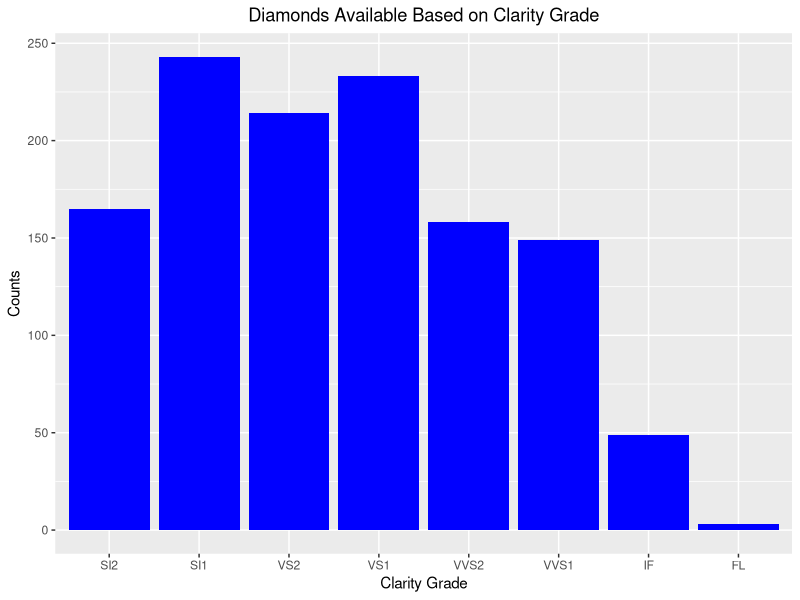
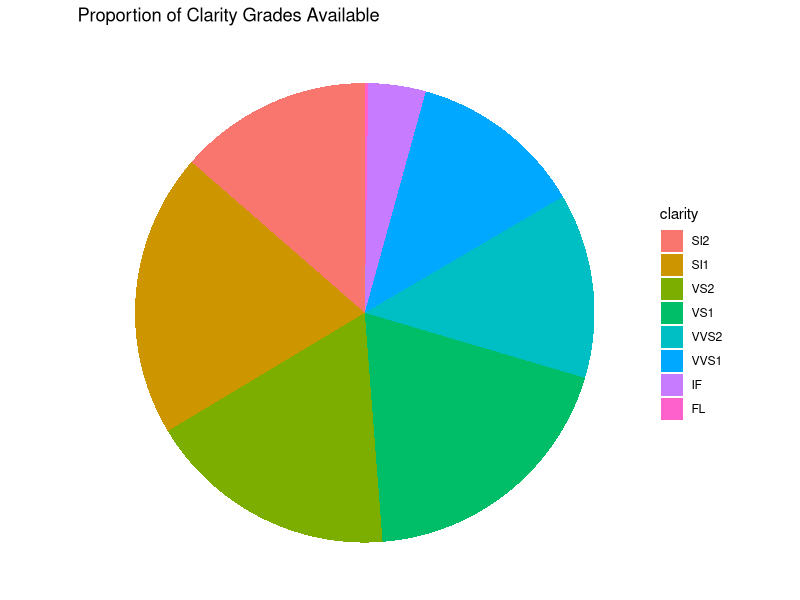
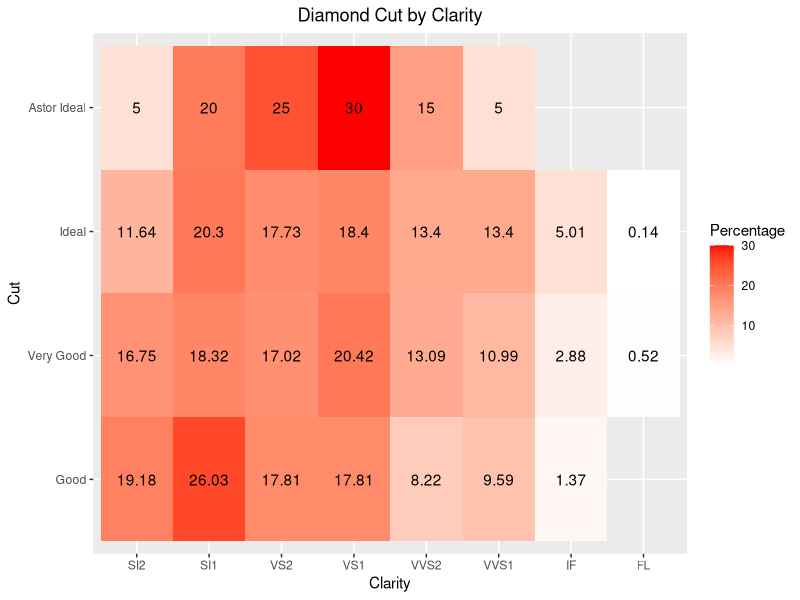
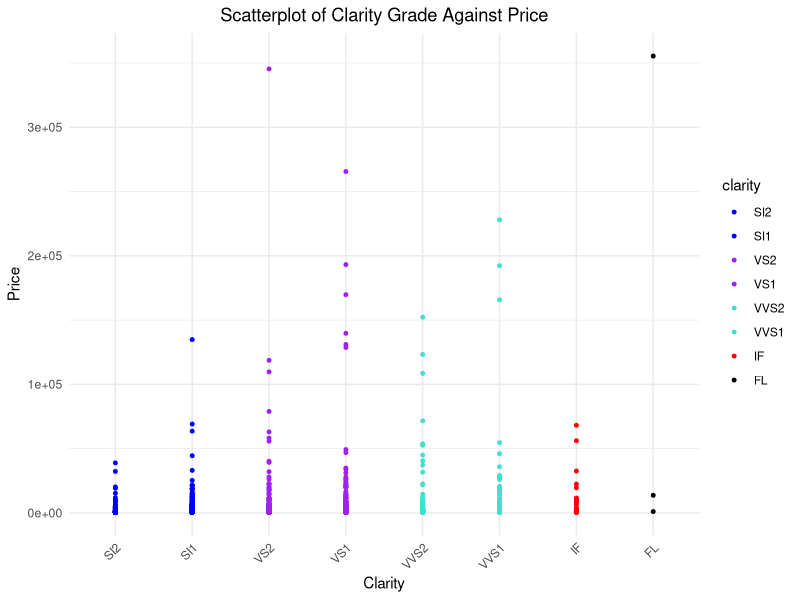
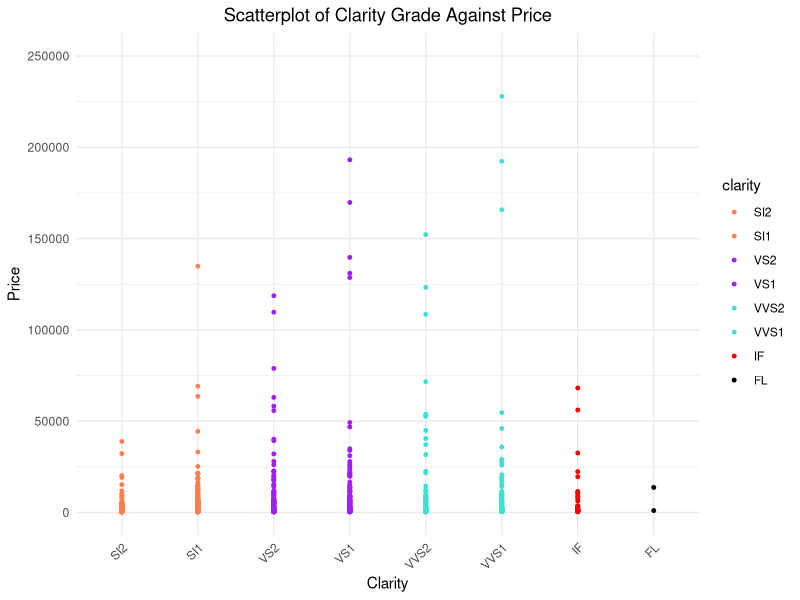
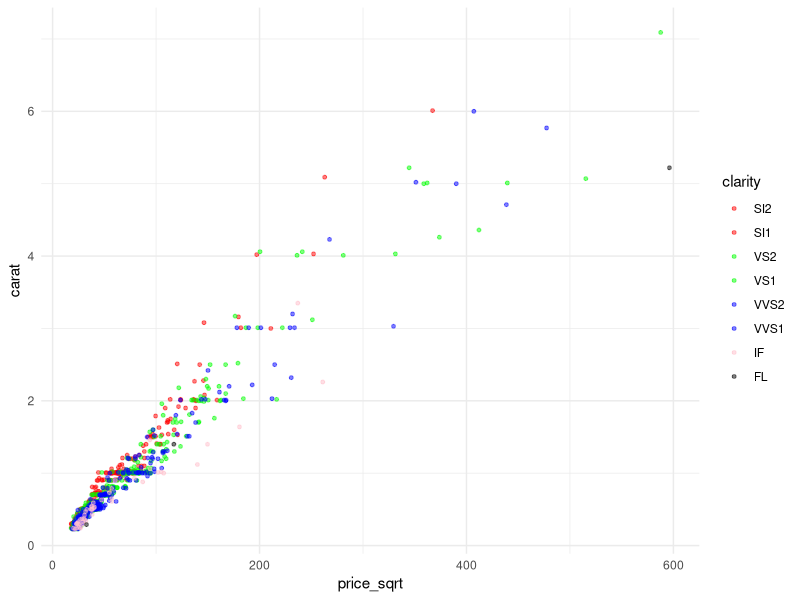

Recreate these plots in R, in order.
## ---- chunk 1
library(tidyverse)
diamonds<- read.csv("diamonds4.csv", header= TRUE)
## ---- chunk 2
levels(factor((diamonds$clarity)))
## ---- chunk 3
# arrange clarity by rating
clarity_ordered <- diamonds %>%
  mutate(clarity = factor(clarity, levels = c("SI2", "SI1", "VS2", "VS1", "VVS2", "VVS1", "IF", "FL"))) %>%
  arrange(clarity)

print(clarity_frequency<-table(clarity_ordered$clarity))
##PUT OUTPUT IN TABLE
## ---- chunk 4
# bar chart of counts and clarity grade
ggplot(clarity_ordered, aes(x=clarity))+
  geom_bar(fill = "blue")+
  theme(axis.text.x = element_text(angle = 0), 
        plot.title = element_text(hjust = 0.5))+
  labs(x="Clarity Grade", y="Counts", title="Diamonds Available Based on Clarity Grade")
## ---- chunk 5
# add column of proportions for each clarity grade
clarity_prop<-clarity_ordered %>%
  group_by(clarity) %>%
  summarize(counts=n())%>%
  mutate(percent=counts/nrow(clarity_ordered))
# bar chart of proportions of clarity grades
ggplot(clarity_prop, aes(x = "", y = percent, fill = clarity)) +
  geom_bar(stat = "identity", width = 1) +  
  coord_polar(theta = "y") + 
  labs(title = "Proportion of Clarity Grades Available") +
  theme_void()  
## ---- chunk 6
# new dataframe with cut and clarity ordered
cut_clarity<-diamonds%>%
  mutate(cut=cut%>%
           fct_relevel(c("Good","Very Good","Ideal","Astor Ideal")))%>%
  mutate(clarity=clarity%>%
           fct_relevel(c("SI2","SI1","VS2","VS1","VVS2","VVS1","IF","FL")))
# get the percentage
cut_clarity<-cut_clarity%>%
  count(cut,clarity)%>%
  group_by(cut)%>%
  mutate(Percentage= round(n/sum(n)*100,2))

# Heat map for diamond cut by clarity
ggplot(cut_clarity,aes(x=clarity,y=cut,fill=Percentage))+
  geom_tile()+
  scale_fill_gradient(low="white",high="red")+
  geom_text(aes(label=Percentage))+
  theme(plot.title = element_text(hjust=0.5))+
  labs(x="Clarity",y="Cut",
       title="Diamond Cut by Clarity")
## ---- chunk 7
library(knitr)

min_max_prices <- clarity_ordered %>%
  group_by(clarity) %>%
  summarize(
    min_price = min(price, na.rm = TRUE),
    max_price = max(price, na.rm = TRUE))

kable(min_max_prices, caption = "Min and Max Prices by Clarity")
## ---- chunk 8
ggplot(clarity_ordered, aes(x = clarity, y = price)) +
  geom_point(alpha = 1.5, aes(color = clarity), size = 1) +
  scale_color_manual(values = c("SI2" = "blue", "SI1" = "blue", 
                                "VS2" = "purple", "VS1" = "purple", 
                                "VVS2" = "turquoise", "VVS1" = "turquoise", 
                                "IF" = "red", 
                                "FL" = "black")) +
  theme_minimal() +
  labs(title = "Scatterplot of Clarity Grade Against Price",
       x = "Clarity",
       y = "Price") +
  theme(axis.text.x = element_text(angle = 45, hjust = 1),plot.title = element_text(hjust=0.5))
## ---- chunk 9
ggplot(clarity_ordered, aes(x = clarity, y = price)) +
  geom_point(alpha = 1.5, aes(color = clarity), size = 1) +
  coord_cartesian(ylim = c(0, 250000)) + 
  scale_color_manual(values = c("SI2" = "coral", "SI1" = "coral", 
                                "VS2" = "purple", "VS1" = "purple", 
                                "VVS2" = "turquoise","VVS1" = "turquoise", 
                                "IF" = "red", 
                                "FL" = "black")) +
  geom_smooth(method = "lm", se = FALSE, color = "blue") + 
  theme_minimal() +
  labs(title = "Scatterplot of Clarity Grade Against Price",
       x = "Clarity",
       y = "Price") +
  theme(axis.text.x = element_text(angle = 45, hjust = 1), plot.title = element_text(hjust=0.5))
## ---- chunk 10
#DO NOT WANT TO ADD
clarity_ordered$price_sqrt <- sqrt(clarity_ordered$price)

ggplot(clarity_ordered, aes(x=price_sqrt, y=carat, color=clarity))+
  geom_point(size = 1, alpha = 0.5)+
  scale_color_manual(values = c("SI2" = "red", "SI1" = "red", "VS2" = "green",
                                "VS1" = "green", "VVS2" = "blue", 
                                "VVS1" = "blue", "IF" = "pink", "FL" = "black"))+
  theme_minimal()+
  scale_size(range = c(0.1,12))
